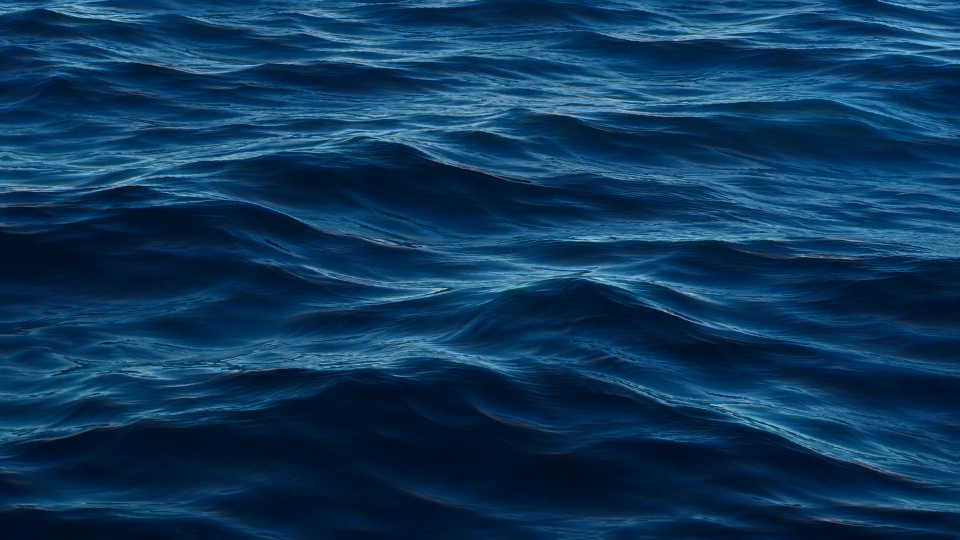
#> input picture ipad/assets/ocean-blue.jpg, 1920 x 1080 px, given in place of 1-Foto-1.jpg, which was not available (shown at 1/2 size)
$ python prepare-widget-reference.py ../ipad/assets
#> lines starting #> are read from the running program, lines starting #| are printed output that depends on the picture; after the words box and inside, x2 and y2 are one past the last pixel; in counts of white or black regions, pixels touching at a corner belong together
"""Deterministic reference crops and test media. Never renders an application screenshot.
Original reference crops stay unchanged. Extracted photos exclude baked display text.
"""
import argparse, hashlib, json
from pathlib import Path
from PIL import Image, ImageDraw, ImageFilter
p=argparse.ArgumentParser();p.add_argument('reference_directory');a=p.parse_args()
src=Path(a.reference_directory);out=Path('docs/testing/widgets-2-1');out.mkdir(parents=True,exist_ok=True)
m=Image.open(src/'1-Foto-1.jpg').convert('RGB');c=Image.open(src/'2-Foto-2.jpg').convert('RGB');m.info.clear();c.info.clear()
#> further down, m is the input picture: PIL image 1920x1080 RGB; mean R, G, B 13.2, 54.5, 89.8
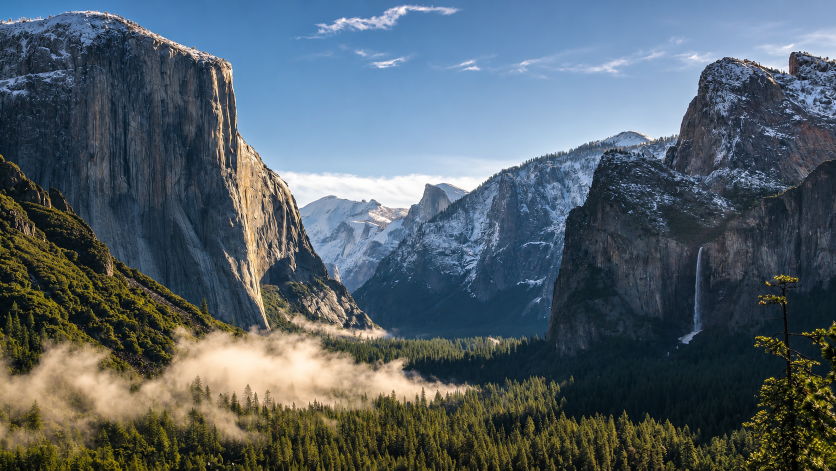
#> input picture ipad/assets/yosemite-morning.png, 1672 x 941 px, given in place of 2-Foto-2.jpg, which was not available (shown at 1/2 size)
#> further down, c is the input picture: PIL image 1672x941 RGB; mean R, G, B 84.3, 96.8, 104.6
m.crop((305,260,955,910)).save(out/'reference/music.png')
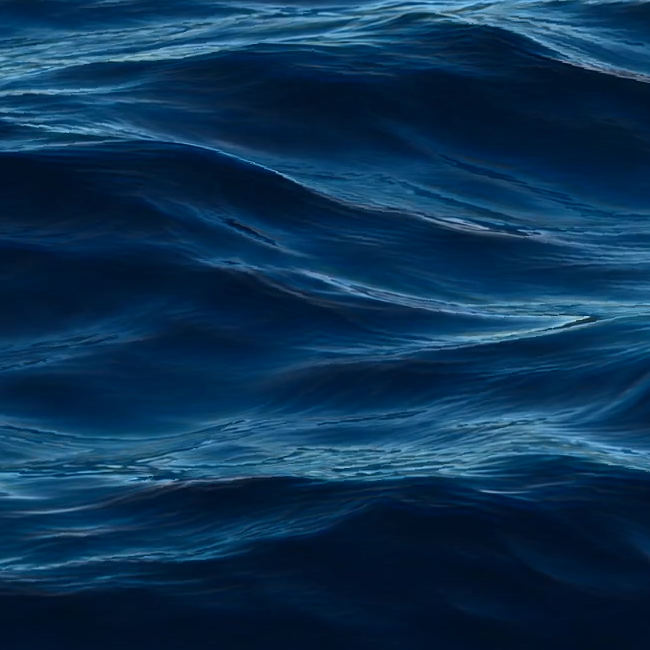
#> saved as music.png: PIL image 650x650 RGB; mean R, G, B 12, 50.2, 83.1
c.crop((423,28,684,289)).save(out/'reference/clock.png')
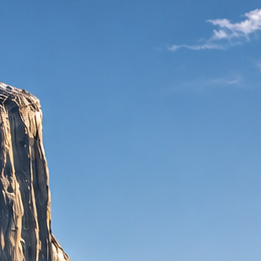
#> saved as clock.png: PIL image 261x261 RGB; mean R, G, B 104.1, 145.3, 185.9
# The cover rectangle contains baked reference text in its lower left. Reconstruct
# only these blurred, non-subject pixels from the unlabelled right-hand strip.
art=m.crop((425,382,834,791));original=art.copy();pix=art.load()
# Compute the replacement field beyond every feathered mask edge. A partial
# field would leave a rectangular seam behind the application's real title.
for y in range(230,409):
 for x in range(409):
  if 345<=y<389:
   t=max(0,min(1,(y-350)/35));pix[x,y]=tuple(round(original.getpixel((x,350))[i]*(1-t)+original.getpixel((x,385))[i]*t) for i in range(3))
  else:pix[x,y]=original.getpixel((390,y))
blend=Image.new('L',art.size);bd=ImageDraw.Draw(blend);bd.rectangle((-40,243,222,340),fill=255);bd.rectangle((-40,355,449,379),fill=255);blend=blend.filter(ImageFilter.GaussianBlur(9));art=Image.composite(art,original,blend);art.save(out/'media/reference-cover.jpg',quality=94)
#> after `blend = Image.new('L', art.size)`: blend: PIL image 409x409 L; every value is 0
#> after `art = Image.composite(art, original, blend)`:
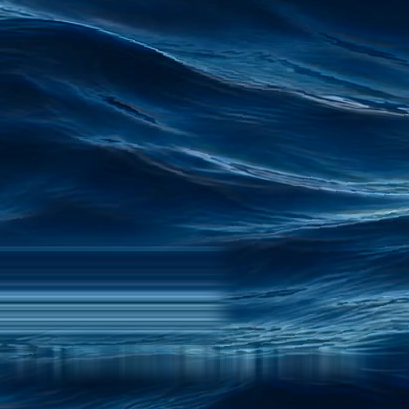
#> art: PIL image 409x409 RGB; mean R, G, B 14.8, 56.1, 91
# Manual photo silhouette, kept as transparent PNG: a real importable photo,
# not a clock image. No digits, date, controls or device housing are imported.
photo=c.crop((423,28,684,289)).convert('RGBA');mask=Image.new('L',photo.size);d=ImageDraw.Draw(mask)
#> after `mask = Image.new('L', photo.size)`: mask: PIL image 261x261 L; every value is 0
outline=[(98,25),(106,17),(124,13),(140,17),(156,24),(170,38),(176,53),(177,72),(184,84),(188,103),(195,121),(204,140),(213,167),(224,193),(230,231),(226,260),(40,260),(43,239),(28,240),(18,229),(14,212),(15,192),(20,173),(32,157),(43,145),(52,130),(62,112),(64,96),(72,86),(84,82),(90,67),(89,49)]
d.polygon(outline,fill=255)
# Green cast identifies the reference background and its translucent baked digits.
# Warm skin, hair, the bubble and clothing remain in the separately imported photo.
for y in range(261):
 for x in range(261):
  red,green,blue,_=photo.getpixel((x,y))
  if green>red:mask.putpixel((x,y),0)
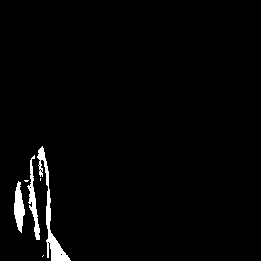
#> mask: PIL image 261x261 L; 2.1% white; 6 white regions (3 under 20 px), largest, box (x1, y1, x2, y2) and area: (37, 146, 71, 261) 735, (27, 155, 40, 240) 358, (14, 181, 25, 233) 348
mask=mask.filter(ImageFilter.GaussianBlur(.45));photo.putalpha(mask)
#> after `photo.putalpha(mask)`:
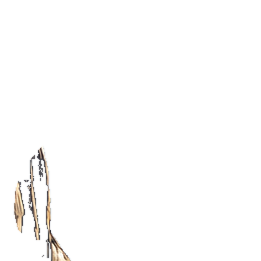
#> photo: PIL image 261x261 RGBA; mean R, G, B, A 104.1, 145.3, 185.9, 5.4; transparent parts drawn white
# Extend the final photo row over the thin device rim; the unchanged reference crop retains its original edge.
row=photo.crop((0,247,261,248));photo.paste(row.resize((261,14)),(0,247));photo.save(out/'media/reference-clock-subject.png')
info={'source':'User-provided reference images, not runtime assets','musicContentCrop':[305,260,955,910],'clockContentCrop':[423,28,684,289],'musicLandmarks':{'cover':[.1846,.1862,.6292,.6292],'title':[.0877,.5954],'artist':[.0877,.6615],'progress':[.0877,.7446,.8216,.0108],'playCenter':[.5,.87]},'clockLandmarks':{'timeInkBoundsApprox':[.095,.055,.80,.40]},'mediaPreparation':'Reference text is removed from the cover crop using adjacent unlabelled blurred pixels; clock photo is a manually selected transparent subject silhouette. Comparison reference crops themselves are unmodified. Application captures are generated separately by Playwright.','originalSHA256':{f.name:hashlib.sha256(f.read_bytes()).hexdigest() for f in [src/'1-Foto-1.jpg',src/'2-Foto-2.jpg']}}
# Background companion for the generic paired-PNG depth-photo feature. Remove
# the reference's baked clock by interpolating unlabelled green edge pixels.
plate=c.crop((423,28,684,289)).convert('RGB');original=plate.copy()
# Interpolate actual unlabelled green edge strips for all rows, including the
# lower background. A shared field and blur avoids a seam at the clock boundary.
for y in range(261):
 sy=max(25,min(225,y))
 left=original.getpixel((17,sy));right=original.getpixel((244,sy))
 for x in range(261):
  t=x/260;plate.putpixel((x,y),tuple(round(left[i]*(1-t)+right[i]*t) for i in range(3)))
#> this loop made 261 passes
#> (left, right) on passes 1 to 3: ((77, 132, 184), (219, 220, 235)), ((77, 132, 184), (219, 220, 235)), ((77, 132, 184), (219, 220, 235))
plate=plate.filter(ImageFilter.GaussianBlur(9));plate.save(out/'media/reference-clock-background.jpg',quality=94)
#> after `plate = plate.filter(ImageFilter.GaussianBlur(9))`:
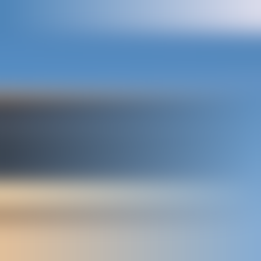
#> plate: PIL image 261x261 RGB; mean R, G, B 121.6, 146.7, 172.5
(out/'reference/measurements.json').write_text(json.dumps(info,indent=2)+'\n')
